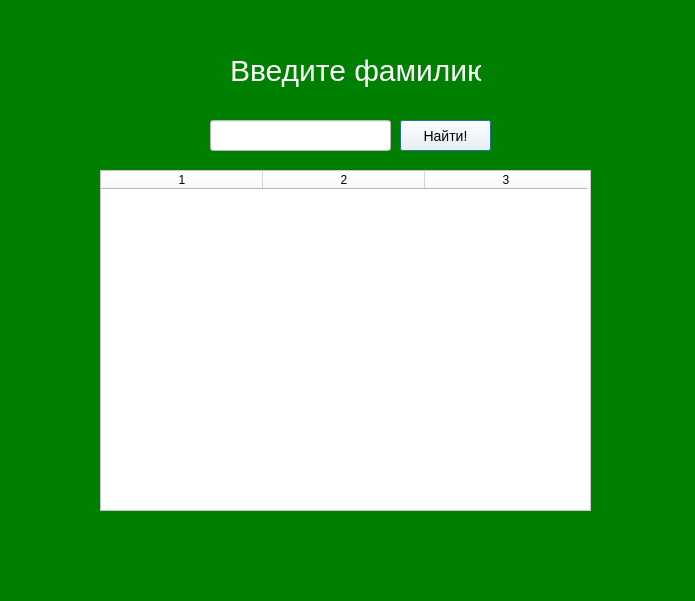
<?xml version="1.0" encoding="UTF-8"?>
<ui version="4.0">
 <class>UsersOrdersWidget</class>
 <widget class="QDialog" name="UsersOrdersWidget">
  <property name="geometry">
   <rect>
    <x>0</x>
    <y>0</y>
    <width>695</width>
    <height>601</height>
   </rect>
  </property>
  <property name="windowTitle">
   <string>Dialog</string>
  </property>
  <property name="styleSheet">
   <string notr="true">background-color: green;</string>
  </property>
  <widget class="QLineEdit" name="lineEdit">
   <property name="geometry">
    <rect>
     <x>210</x>
     <y>120</y>
     <width>181</width>
     <height>31</height>
    </rect>
   </property>
   <property name="styleSheet">
    <string notr="true">background-color: white;
color: black;
font-size: 20px</string>
   </property>
  </widget>
  <widget class="QLabel" name="label">
   <property name="geometry">
    <rect>
     <x>230</x>
     <y>50</y>
     <width>251</width>
     <height>41</height>
    </rect>
   </property>
   <property name="styleSheet">
    <string notr="true">font-size:30px;
color:white</string>
   </property>
   <property name="text">
    <string>Введите фамилию</string>
   </property>
  </widget>
  <widget class="QTableWidget" name="tableWidget">
   <property name="geometry">
    <rect>
     <x>100</x>
     <y>170</y>
     <width>491</width>
     <height>341</height>
    </rect>
   </property>
   <property name="styleSheet">
    <string notr="true">background-color: white</string>
   </property>
   <property name="columnCount">
    <number>3</number>
   </property>
   <attribute name="horizontalHeaderDefaultSectionSize">
    <number>162</number>
   </attribute>
   <column/>
   <column/>
   <column/>
  </widget>
  <widget class="QPushButton" name="pushButton">
   <property name="geometry">
    <rect>
     <x>400</x>
     <y>120</y>
     <width>91</width>
     <height>31</height>
    </rect>
   </property>
   <property name="styleSheet">
    <string notr="true">background-color: white;
color: black;
font-size:14px</string>
   </property>
   <property name="text">
    <string>Найти!</string>
   </property>
  </widget>
 </widget>
 <resources/>
 <connections/>
</ui>
